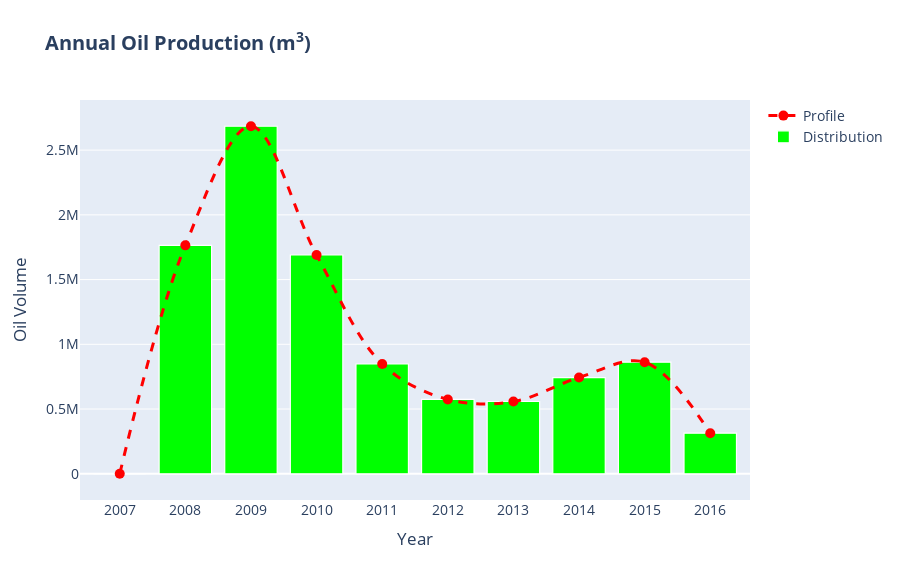

This figure's notebook cell:
### Code cell
layout = go.Layout(
    title="<b>Annual Oil Production (m<sup>3</sup>)</b>",
    xaxis=dict(
        title="Year",
        tickmode="array",
        tickvals=annual_production_df["YEAR"]
    ),
    yaxis=dict(
        title="Oil Volume",
        hoverformat=",.0f"
    ),
    font_size=14,
    width=900,
    height=580
)

trace1 = go.Scatter(
    x=annual_production_df["YEAR"],
    y=annual_production_df["OIL"],
    customdata=(annual_production_df["OIL"] / volumes.get("OIL")),
    hovertemplate="<br>".join(["<b>%{x}</b><br>", "<b>barrels:</b> %{customdata:,.0f}", "<b>cubic meters:</b> %{y}"]),
    line=dict(color="red", dash="dash", shape="spline", width=3),
    marker_size=10,
    name="Profile"
)

trace2 = go.Bar(
    x=annual_production_df["YEAR"],
    y=annual_production_df["OIL"],
    customdata=annual_production_df["OIL"] / volumes.get("OIL"),
    hovertemplate="<br>".join(["<b>%{x}</b><br>", "<b>barrels:</b> %{customdata:,.0f}", "<b>cubic meters:</b> %{y}"]),
    marker=dict(color="lime", line=dict(color="white", width=1.2)),
    name="Distribution"
)

go.Figure(data=[trace1, trace2], layout=layout)

### Figure 1 — Plotly figure (JSON) as saved in the notebook; plotly's stock layout.template omitted (floating-point values rounded to 4 significant figures)
{"data": [{"customdata": [0, 11100000.0, 16880000.0, 10630000.0, 5334000.0, 3612000.0, 3510000.0, 4674000.0, 5420000.0, 1971000.0], "hovertemplate": "<b>%{x}</b><br><br><b>barrels:</b> %{customdata:,.0f}<br><b>cubic meters:</b> %{y}", "line": {"color": "red", "dash": "dash", "shape": "spline", "width": 3}, "marker": {"size": 10}, "name": "Profile", "type": "scatter", "x": [2007, 2008, 2009, 2010, 2011, 2012, 2013, 2014, 2015, 2016], "y": [0, 1764000.0, 2684000.0, 1690000.0, 848000.0, 574200.0, 558000.0, 743100.0, 861700.0, 313400.0]}, {"customdata": [0, 11100000.0, 16880000.0, 10630000.0, 5334000.0, 3612000.0, 3510000.0, 4674000.0, 5420000.0, 1971000.0], "hovertemplate": "<b>%{x}</b><br><br><b>barrels:</b> %{customdata:,.0f}<br><b>cubic meters:</b> %{y}", "marker": {"color": "lime", "line": {"color": "white", "width": 1.2}}, "name": "Distribution", "type": "bar", "x": [2007, 2008, 2009, 2010, 2011, 2012, 2013, 2014, 2015, 2016], "y": [0, 1764000.0, 2684000.0, 1690000.0, 848000.0, 574200.0, 558000.0, 743100.0, 861700.0, 313400.0]}], "layout": {"font": {"size": 14}, "height": 580, "title": {"text": "<b>Annual Oil Production (m<sup>3</sup>)</b>"}, "width": 900, "xaxis": {"tickmode": "array", "tickvals": [2007, 2008, 2009, 2010, 2011, 2012, 2013, 2014, 2015, 2016], "title": {"text": "Year"}}, "yaxis": {"hoverformat": ",.0f", "title": {"text": "Oil Volume"}}}}
